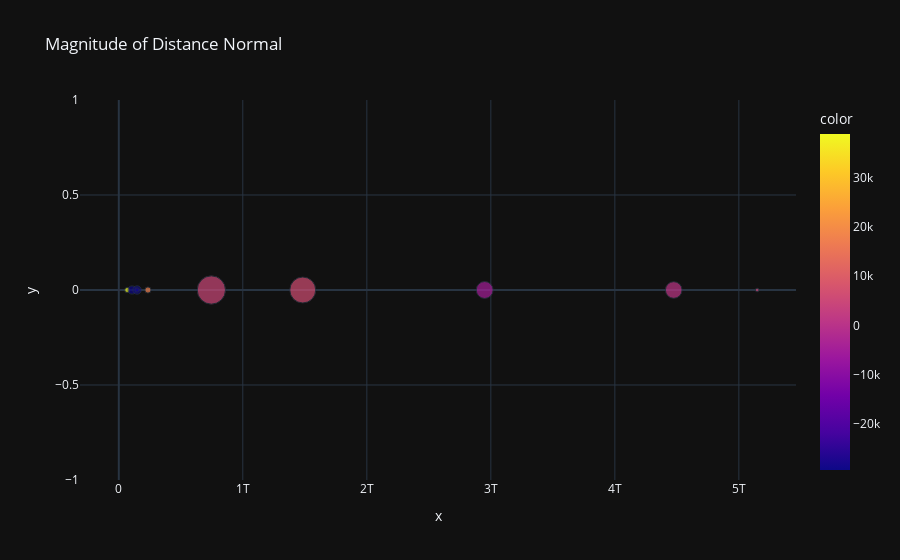
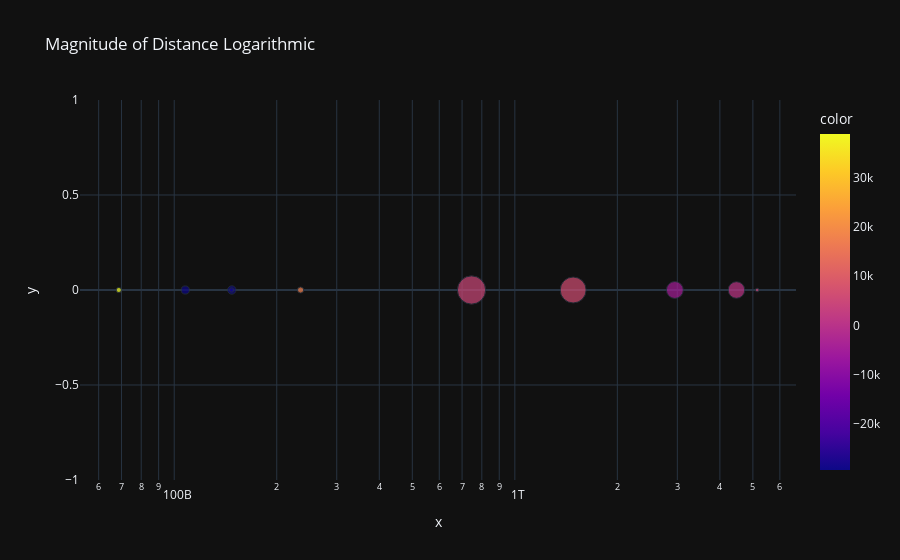

Notebook cell for these charts, in order:
### Code cell
solar_system.interactive(1)

### Figure 1 — Plotly figure (JSON) as saved in the notebook; plotly's stock layout.template omitted (floating-point values rounded to 4 significant figures)
{"data": [{"hovertemplate": "<b>%{hovertext}</b><br><br>x=%{x}<br>y=%{y}<br>size=%{marker.size}<br>color=%{marker.color}<extra></extra>", "hovertext": ["Sun", "Mercury", "Venus", "Earth", "Moon", "Mars", "Jupiter", "Saturn", "Uranus", "Neptune", "Pluto"], "legendgroup": "", "marker": {"color": [0, 38930.0, -29400.0, -29380.0, -28490.0, 17610.0, 4997.0, 6430.0, -4683.0, 719.9, 5006.0], "coloraxis": "coloraxis", "size": [135000, 4897000, 12104000, 12756000, 3475000, 6792000, 142984000, 120356000, 51118000, 49528000, 2370000], "sizemode": "area", "sizeref": 357460, "symbol": "circle"}, "mode": "markers", "name": "", "orientation": "v", "showlegend": false, "type": "scatter", "x": [0, 68750000000.0, 107800000000.0, 147600000000.0, 147400000000.0, 234900000000.0, 746300000000.0, 1483000000000.0, 2950000000000.0, 4475000000000.0, 5148000000000.0], "xaxis": "x", "y": [0, 0, 0, 0, 0, 0, 0, 0, 0, 0, 0], "yaxis": "y"}], "layout": {"coloraxis": {"colorbar": {"title": {"text": "color"}}, "colorscale": [[0, "#0d0887"], [0.1111, "#46039f"], [0.2222, "#7201a8"], [0.3333, "#9c179e"], [0.4444, "#bd3786"], [0.5556, "#d8576b"], [0.6667, "#ed7953"], [0.7778, "#fb9f3a"], [0.8889, "#fdca26"], [1, "#f0f921"]]}, "legend": {"itemsizing": "constant", "tracegroupgap": 0}, "title": {"text": "Magnitude of Distance Normal"}, "xaxis": {"anchor": "y", "domain": [0, 1], "title": {"text": "x"}}, "yaxis": {"anchor": "x", "domain": [0, 1], "title": {"text": "y"}}}}

### Figure 2 — Plotly figure (JSON) as saved in the notebook; plotly's stock layout.template omitted (floating-point values rounded to 4 significant figures)
{"data": [{"hovertemplate": "<b>%{hovertext}</b><br><br>x=%{x}<br>y=%{y}<br>size=%{marker.size}<br>color=%{marker.color}<extra></extra>", "hovertext": ["Sun", "Mercury", "Venus", "Earth", "Moon", "Mars", "Jupiter", "Saturn", "Uranus", "Neptune", "Pluto"], "legendgroup": "", "marker": {"color": [0, 38930.0, -29400.0, -29380.0, -28490.0, 17610.0, 4997.0, 6430.0, -4683.0, 719.9, 5006.0], "coloraxis": "coloraxis", "size": [135000, 4897000, 12104000, 12756000, 3475000, 6792000, 142984000, 120356000, 51118000, 49528000, 2370000], "sizemode": "area", "sizeref": 357460, "symbol": "circle"}, "mode": "markers", "name": "", "orientation": "v", "showlegend": false, "type": "scatter", "x": [0, 68750000000.0, 107800000000.0, 147600000000.0, 147400000000.0, 234900000000.0, 746300000000.0, 1483000000000.0, 2950000000000.0, 4475000000000.0, 5148000000000.0], "xaxis": "x", "y": [0, 0, 0, 0, 0, 0, 0, 0, 0, 0, 0], "yaxis": "y"}], "layout": {"coloraxis": {"colorbar": {"title": {"text": "color"}}, "colorscale": [[0, "#0d0887"], [0.1111, "#46039f"], [0.2222, "#7201a8"], [0.3333, "#9c179e"], [0.4444, "#bd3786"], [0.5556, "#d8576b"], [0.6667, "#ed7953"], [0.7778, "#fb9f3a"], [0.8889, "#fdca26"], [1, "#f0f921"]]}, "legend": {"itemsizing": "constant", "tracegroupgap": 0}, "title": {"text": "Magnitude of Distance Logarithmic"}, "xaxis": {"anchor": "y", "domain": [0, 1], "title": {"text": "x"}, "type": "log"}, "yaxis": {"anchor": "x", "domain": [0, 1], "title": {"text": "y"}}}}
